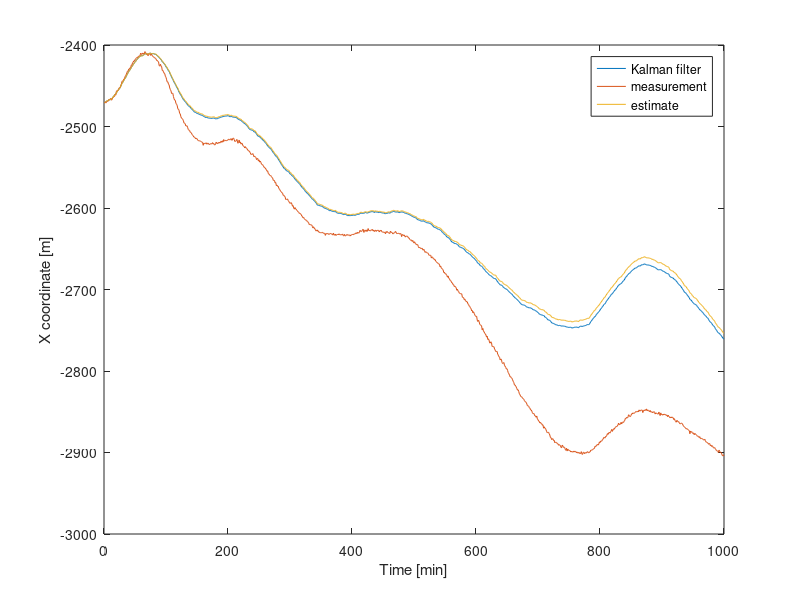
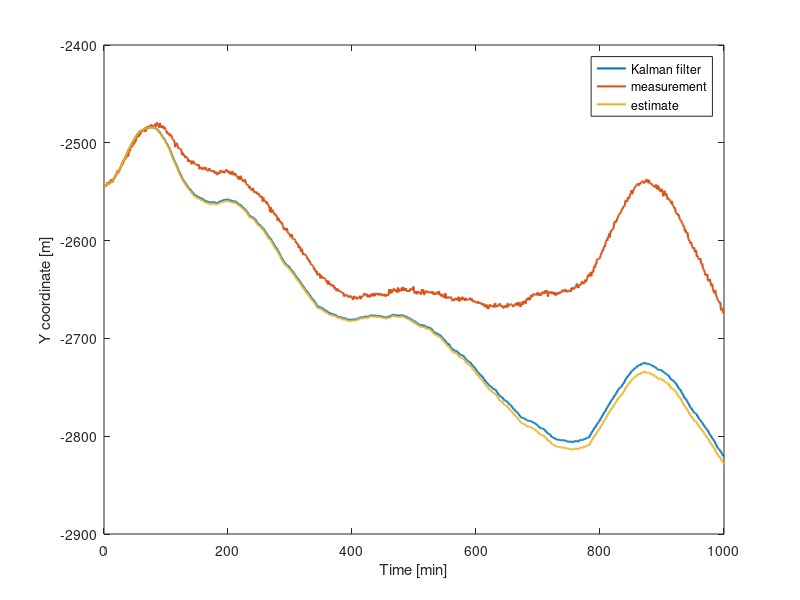
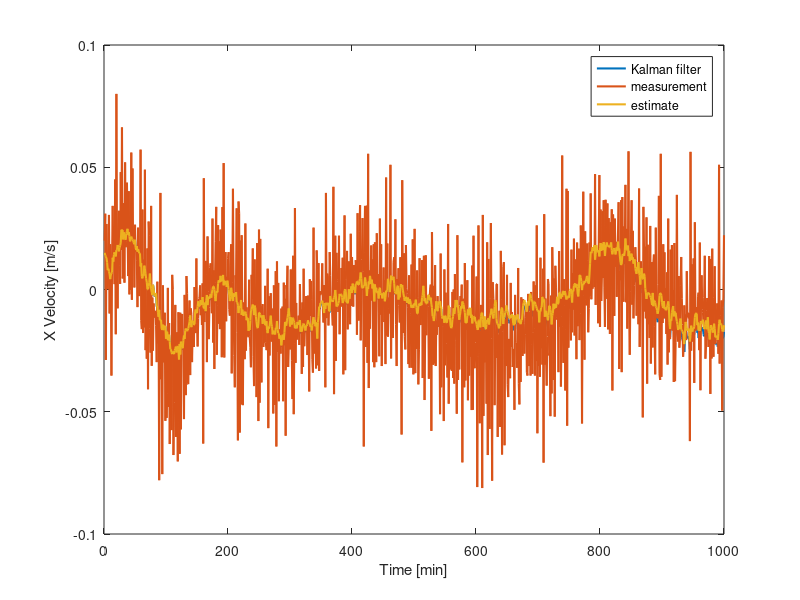
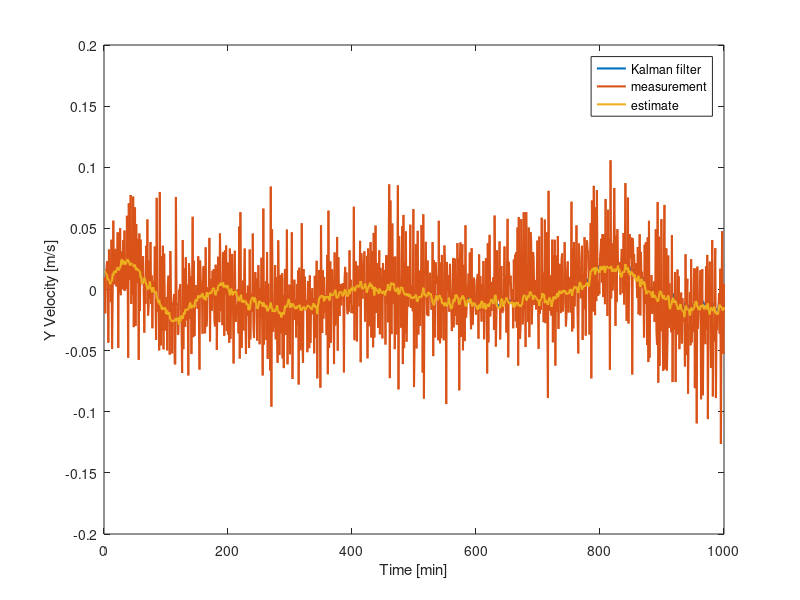

The MATLAB source for these figures, in order:
%estimate a new state from predicted
%and measured one
clear all
close all
%% Load files
load ('SDF2018b.mat')
load ('Radar.mat')
%% Constants
P=1:1:1000; 
N=1001;
dt=60;% time step
a=0.005*10^(-3); % acceleration magnitude
u=0.01; % velocity magnitude

delta_X= 50; % measurement standard deviation
delta_Y=50; % measurement standard deviation
% delta_Vx=a*dt; delta_Vy=a*dt;
%% initial conditions 
Xk=[X(1);Y(1);Vx(1);Vy(1)]; %added manualy
uk=[Vx(1)/dt;Vy(1)/dt]; %added manualy

dx=0.5*a*dt^2;
dy=dx;
dvx=a*dt;
dvy=dvx;

A=[1 0 dt 0; 
    0 1 0 dt;
    0 0 1 0;
    0 0 0 1]; % velocity design

B=[0.5*dt^2 0;  
    0 0.5*dt^2;
    1 0
    0 1]; % acceleration design

H=[1 0 0 0;
    0 1 0 0;
    0 0 1 0;
    0 0 0 1];

R=[ delta_X^2 0 0 0;
    0 delta_Y^2 0 0;
    0 0 delta_X^2 0;
    0 0 0 delta_Y^2]; % velocity maybe 0 maybe velocity magnitude correct

C=[1 0 0 0;
    0 1 0 0;
    0 0 1 0;
    0 0 0 1];

I=[1 0 0 0;
    0 1 0 0;
    0 0 1 0;
    0 0 0 1];
%% Errors
Wk=0; %error is 0 for now(to be changed)
Zk=0; %for now observation error
Qk=[dx^2 0 0 0;
    0 dy^2 0 0;
    0 0 dvx^2 0;
    0 0 0 dvy^2];
w=10

%% Find initial process covarience matrix
Pk= [ 3.6563*10^3 0 0 0;
       0 1.483*10^4 0 0;
       0 0 1*10^-4 0;
       0 0 0 1*10^-4];

%% Trajectory
XX = zeros(4, size(1:1:1000,2)); %KF data
YY = zeros(4, size(1:1:1000,2)); %sensor data
ZZ = zeros(4, size(1:1:1000,2)); %predicted data  
%% Step state
for i=1:numel(Step)
    Pkp=(A*Pk*A'+w*Qk);
%% Find Kalman gain
K=(Pkp*H')/(H*Pkp*H'+R);
%% New observation (no Z no this step)
Yk=[X(i); Y(i); Vx(i); Vy(i)]; % observations correct
Xkp=[PosSaved(i);AltSaved(i);VelSaved(i);VelSaved(i)];
%% Calcolating the current state (use Xkp Yk)
Xk=Xkp+K*(Yk-H*Xkp);
%% Update process covarience metrix
Pk=(I-K*H)*Pkp;
%% Colect data
 XX(:,i) = Xk;%Final
 ZZ(:,i) = Xkp;%Radar
 YY(:,i) = Yk;%Measure
end

%% Plot data
figure
plot(1:1:1000, XX(1,:)), hold on;
plot(1:1:1000, YY(1,:)), hold on;
plot(1:1:1000, ZZ(1,:));
xlabel('Time [min]');ylabel('X coordinate [m]')
legend('Kalman filter','measurement','estimate');
set(0, 'DefaultLineLineWidth', 1.5);

figure
plot(1:1:1000, XX(2,:)), hold on;
plot(1:1:1000, YY(2,:)), hold on;
plot(1:1:1000, ZZ(2,:));
xlabel('Time [min]');ylabel('Y coordinate [m]')
legend('Kalman filter','measurement','estimate');
set(0, 'DefaultLineLineWidth', 1.5);


figure
plot(1:1:1000, XX(3,:)), hold on;
plot(1:1:1000, YY(3,:)), hold on;
plot(1:1:1000, ZZ(3,:));
xlabel('Time [min]');ylabel('X Velocity [m/s]')
legend('Kalman filter','measurement','estimate');
set(0, 'DefaultLineLineWidth', 1.5);

figure
plot(1:1:1000, XX(4,:)), hold on;
plot(1:1:1000, YY(4,:)), hold on;
plot(1:1:1000, ZZ(4,:));
xlabel('Time [min]');ylabel('Y Velocity [m/s]')
legend('Kalman filter','measurement','estimate');
set(0, 'DefaultLineLineWidth', 1.5);

figure
plot( XX(1,:), XX(2,:)), hold on;
plot( YY(1,:), YY(2,:)), hold on;
plot( ZZ(1,:), ZZ(2,:));
xlabel('X coordinate [m]');ylabel('Y coordinate [m]')
legend('Kalman filter','measurement','estimate');
set(0, 'DefaultLineLineWidth', 1.5);




